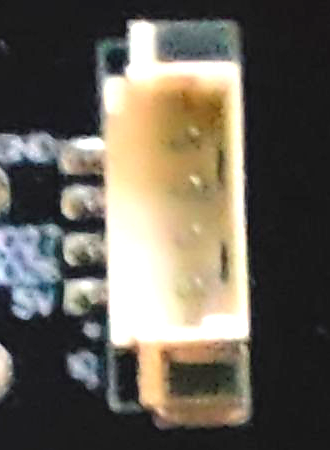
#> input picture docs/conector8_foto.png, 330 x 450 px; its folder holds 8 pictures in this run
$ python gen_conectores_alim_ne185.py
#> lines starting #> are read from the running program, lines starting #| are printed output that depends on the picture
#!/usr/bin/env python3
"""Fotos reales anotadas de los conectores 8 y 11 de la placa Guition JC1060P470C_I.

Carga el recorte de la foto real del conector (docs/conectorN_foto.png) y le anade
las etiquetas de cada pin a la derecha, con el orden real leido en la serigrafia:

  - Conector 8  (abajo->arriba): 5V, IO26, IO27, GND   (alim + UART1)
  - Conector 11 (abajo->arriba): 5V, A, B, GND          (RS-485 al NE185)

Genera docs/conector8_alim.png y docs/conector11_j5_ne185.png.
"""
from pathlib import Path
import matplotlib
matplotlib.use("Agg")
import matplotlib.pyplot as plt
import matplotlib.image as mpimg
from matplotlib.patches import Circle

DOCS = Path(__file__).resolve().parent.parent / "docs"
C_5V, C_BUS, C_GND, C_NA = "#E01F26", "#1E9BE0", "#1A1A1A", "#8E8E8E"


def annotate(foto, title, right_x, pins, out):
    """pins: lista de arriba->abajo con (y_px, num_pin, nombre, sub, color)."""
#> called with foto = 'conector8_foto.png', right_x = 252, out = 'conector8_alim.png'
    img = mpimg.imread(DOCS / foto)
#> img is the input picture: shape (450, 330, 3) float32; mean R, G, B 0.412, 0.39, 0.348
    h, w = img.shape[:2]
#> h = 450; w = 330
    label_w = 620
    fig, ax = plt.subplots(figsize=((w + label_w) / 100, (h + 90) / 100))
    ax.imshow(img, extent=[0, w, h, 0])
    ax.set_xlim(0, w + label_w)
    ax.set_ylim(h + 55, -55)
    ax.axis("off")
    ax.text((w + label_w) / 2, -32, title, ha="center", va="center",
            fontsize=12.5, fontweight="bold", color="#1A1A1A")
    for y, num, name, sub, color in pins:
        ax.plot([right_x, w + 45], [y, y], color=color, lw=2.6, zorder=5,
                solid_capstyle="round")
        ax.add_patch(Circle((right_x, y), 8, facecolor=color,
                            edgecolor="white", linewidth=1.4, zorder=6))
        ax.text(w + 62, y - 11, f"Pin {num}    {name}", ha="left", va="center",
                fontsize=14, fontweight="bold", color="#1A1A1A")
        ax.text(w + 62, y + 15, sub, ha="left", va="center",
                fontsize=10, color="#555")
    fig.savefig(DOCS / out, dpi=150, bbox_inches="tight",
                facecolor="white", edgecolor="none")
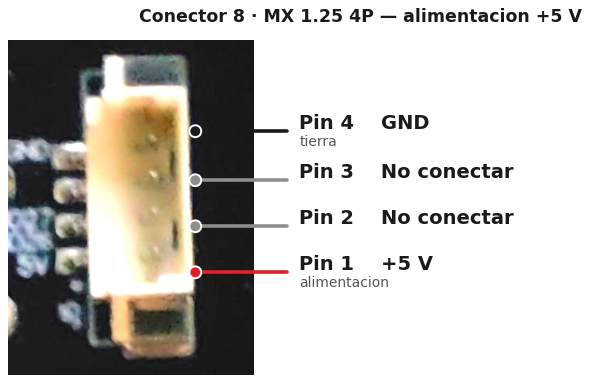
#> figure drawn by matplotlib, 1 panel
    plt.close(fig)
    print("escrito", out)


# Conector 8: arriba->abajo = GND(pin4), IO27(pin3), IO26(pin2), 5V(pin1)
annotate("conector8_foto.png",
         "Conector 8 · MX 1.25 4P — alimentacion +5 V",
         252,
         [(122, 4, "GND",         "tierra",        C_GND),
          (188, 3, "No conectar", "",              C_NA),
          (250, 2, "No conectar", "",              C_NA),
          (312, 1, "+5 V",        "alimentacion",  C_5V)],
         "conector8_alim.png")

# Conector 11: arriba->abajo = GND(pin4), B(pin3), A(pin2), 5V(pin1)
annotate("conector11_foto.png",
         "Conector 11 · MX 1.25 4P — RS-485 al NE185",
         208,
         [(96,  4, "GND",  "masa del bus",         C_GND),
          (152, 3, "B",    "RS-485 B  →  NE185 B", C_BUS),
          (210, 2, "A",    "RS-485 A  →  NE185 A", C_BUS),
          (268, 1, "+5 V", "alimentacion del bus", C_5V)],
         "conector11_j5_ne185.png")
#> call 2 of annotate, with foto = 'conector11_foto.png', right_x = 208, out = 'conector11_j5_ne185.png'
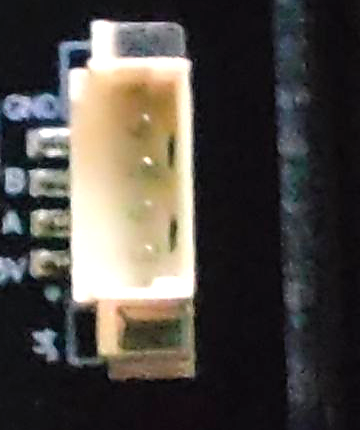
#> input picture docs/conector11_foto.png, 360 x 430 px
#> in annotate, img is the input picture: shape (430, 360, 3) float32; mean R, G, B 0.305, 0.288, 0.269
#> in annotate (call 2), `fig.savefig(DOCS / out, dpi=150, bbox_inches="tight", facecolor="white..`:
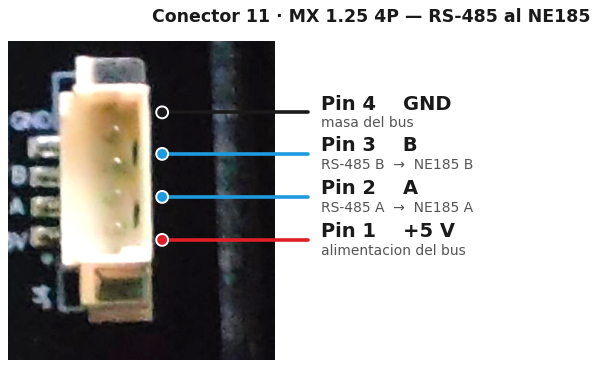
#> figure drawn by matplotlib, 1 panel
